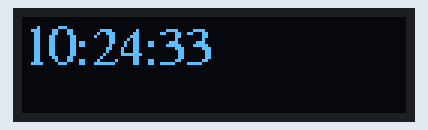
Simulated run of this sketch. Board: ESP32. Parts: 128×32 one-colour display. WiFi joins after 1.5 s; servers stay silent unless stated; the display library's start-up logo is not drawn; network time is answered at once with the bench clock; the local clock reads 2024-03-15 10:24:30 at power-on unless the sketch sets it; what the sketch prints to the serial monitor is not drawn.

Above: at 3.6 s.
At 7.7 s:
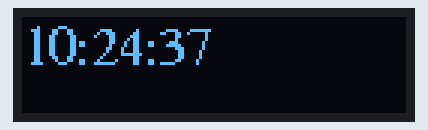
At 11.7 s:
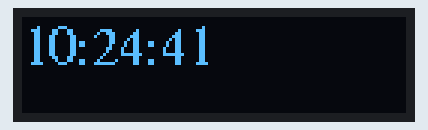
At 20.9 s:
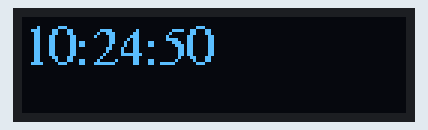
At 29.0 s:
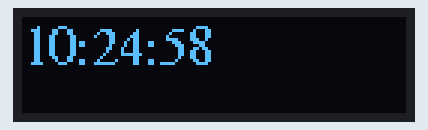
At 38.1 s:
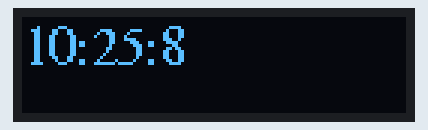

Measured:
- what the display in image 0 shows lasts 1.0 s, from 3.6 s to 4.6 s

The sketch:

ntp_oled.ino
```cpp
#include <NTPClient.h>
#include <WiFi.h>
#include <WiFiUdp.h>

const char *ssid     = "YOUR WIFI";
const char *password = "YOUR PASSWORD WIFI";

const long utcOffsetInSeconds = 25200;

char daysOfTheWeek[7][12] = {"Minggu", "Senin", "Selasa", "Rabu", "Kamis", "Jumat", "Sabtu"};

// Define NTP Client to get time
WiFiUDP ntpUDP;
NTPClient timeClient(ntpUDP, "pool.ntp.org", utcOffsetInSeconds);

#include <SPI.h>
#include <Wire.h>
#include <Adafruit_GFX.h>
#include <Adafruit_SSD1306.h>
#include <Fonts/FreeSerif9pt7b.h>


#define SCREEN_WIDTH 128 // OLED display width, in pixels
#define SCREEN_HEIGHT 32 // OLED display height, in pixels

#define OLED_RESET     -1 // Reset pin # (or -1 if sharing Arduino reset pin)
#define SCREEN_ADDRESS 0x3C ///< See datasheet for Address; 0x3D for 128x64, 0x3C for 128x32
Adafruit_SSD1306 display(SCREEN_WIDTH, SCREEN_HEIGHT, &Wire, OLED_RESET);

void setup(){
  Serial.begin(115200);

  WiFi.begin(ssid, password);

  while ( WiFi.status() != WL_CONNECTED ) {
    delay ( 500 );
    Serial.print ( "." );
  }

  timeClient.begin();

  // SSD1306_SWITCHCAPVCC = generate display voltage from 3.3V internally
  if(!display.begin(SSD1306_SWITCHCAPVCC, SCREEN_ADDRESS)) {
    Serial.println(F("SSD1306 allocation failed"));
    for(;;); // Don't proceed, loop forever
  }
    // Show initial display buffer contents on the screen --
  // the library initializes this with an Adafruit splash screen.
  display.display();
  display.setFont(&FreeSerif9pt7b);
  delay(2000); // Pause for 2 seconds
}

void loop() {
  timeClient.update();

  Serial.print(daysOfTheWeek[timeClient.getDay()]);
  Serial.print(", ");
  Serial.print(timeClient.getHours());
  Serial.print(":");
  Serial.print(timeClient.getMinutes());
  Serial.print(":");
  Serial.println(timeClient.getSeconds());
  //Serial.println(timeClient.getFormattedTime());

  display.clearDisplay();
  display.setTextColor(WHITE);
  display.setTextSize(1);      // Normal 1:1 pixel scale
  display.setCursor(0, 15);     // Start at top-left corner
  // display.write(daysOfTheWeek[timeClient.getDay()]);
  String waktu=String(timeClient.getHours())+":"+String(timeClient.getMinutes())+":"+String(timeClient.getSeconds());
  display.println(waktu);
  display.display();
  delay(1000);
}
```
